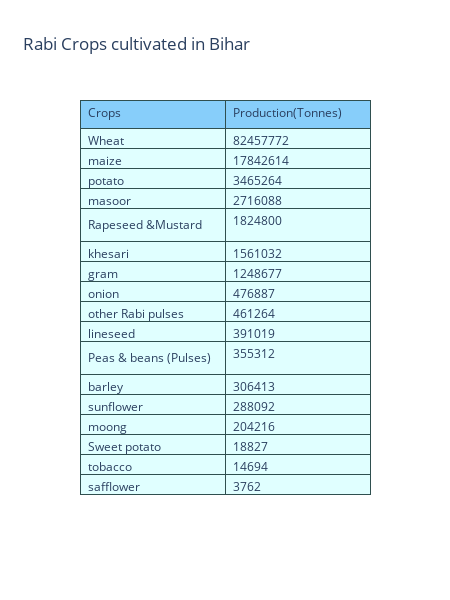

Here is the notebook cell this chart was saved with:
### Code cell
fig = go.Figure(data=[go.Table(
    header=dict(values=['Crops','Production(Tonnes)'],
                line_color='darkslategray',
                fill_color='lightskyblue',
                align='left'),
    cells=dict(values=[df_rabi_data['CROP TYPE'],# 1st column
                    df_rabi_data['Production']], # 2nd column
               line_color='darkslategray',
               fill_color='lightcyan',
               align='left'))
],)

fig.update_layout(width=450, height=600,title='Rabi Crops cultivated in Bihar')
fig.show()

### Figure 1 — Plotly figure (JSON) as saved in the notebook; plotly's stock layout.template omitted (floating-point values rounded to 4 significant figures)
{"data": [{"cells": {"align": "left", "fill": {"color": "lightcyan"}, "line": {"color": "darkslategray"}, "values": [["Wheat", "maize", "potato", "masoor", "Rapeseed &Mustard", "khesari", "gram", "onion", "other Rabi pulses", "lineseed", "Peas & beans (Pulses)", "barley", "sunflower", "moong", "Sweet potato", "tobacco", "safflower"], [82457772, 17842614, 3465264, 2716088, 1824800, 1561032, 1248677, 476887, 461264, 391019, 355312, 306413, 288092, 204216, 18827, 14694, 3762]]}, "header": {"align": "left", "fill": {"color": "lightskyblue"}, "line": {"color": "darkslategray"}, "values": ["Crops", "Production(Tonnes)"]}, "type": "table"}], "layout": {"height": 600, "title": {"text": "Rabi Crops cultivated in Bihar"}, "width": 450}}
